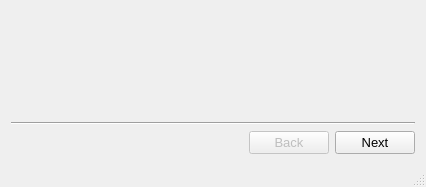
<?xml version="1.0" encoding="UTF-8"?>
<ui version="4.0">
 <class>MainWindow</class>
 <widget class="QMainWindow" name="MainWindow">
  <property name="geometry">
   <rect>
    <x>0</x>
    <y>0</y>
    <width>426</width>
    <height>187</height>
   </rect>
  </property>
  <property name="sizePolicy">
   <sizepolicy hsizetype="Fixed" vsizetype="Fixed">
    <horstretch>0</horstretch>
    <verstretch>0</verstretch>
   </sizepolicy>
  </property>
  <property name="windowTitle">
   <string>NTScout</string>
  </property>
  <widget class="QWidget" name="centralWidget">
   <layout class="QVBoxLayout" name="verticalLayout">
    <item>
     <widget class="QStackedWidget" name="stackedWidget"/>
    </item>
    <item>
     <widget class="Line" name="line">
      <property name="orientation">
       <enum>Qt::Horizontal</enum>
      </property>
     </widget>
    </item>
    <item>
     <layout class="QHBoxLayout" name="buttonLayout">
      <item>
       <spacer name="horizontalSpacer">
        <property name="orientation">
         <enum>Qt::Horizontal</enum>
        </property>
        <property name="sizeHint" stdset="0">
         <size>
          <width>40</width>
          <height>20</height>
         </size>
        </property>
       </spacer>
      </item>
      <item>
       <widget class="QPushButton" name="backButton">
        <property name="enabled">
         <bool>false</bool>
        </property>
        <property name="font">
         <font>
          <pointsize>10</pointsize>
         </font>
        </property>
        <property name="text">
         <string>Back</string>
        </property>
       </widget>
      </item>
      <item>
       <widget class="QPushButton" name="forwardButton">
        <property name="enabled">
         <bool>true</bool>
        </property>
        <property name="font">
         <font>
          <pointsize>10</pointsize>
         </font>
        </property>
        <property name="text">
         <string>Next</string>
        </property>
       </widget>
      </item>
     </layout>
    </item>
   </layout>
  </widget>
  <widget class="QMenuBar" name="menuBar">
   <property name="geometry">
    <rect>
     <x>0</x>
     <y>0</y>
     <width>426</width>
     <height>20</height>
    </rect>
   </property>
  </widget>
  <widget class="QStatusBar" name="statusBar"/>
 </widget>
 <layoutdefault spacing="6" margin="11"/>
 <resources/>
 <connections>
  <connection>
   <sender>forwardButton</sender>
   <signal>clicked()</signal>
   <receiver>MainWindow</receiver>
   <slot>nextClicked()</slot>
   <hints>
    <hint type="sourcelabel">
     <x>381</x>
     <y>141</y>
    </hint>
    <hint type="destinationlabel">
     <x>413</x>
     <y>159</y>
    </hint>
   </hints>
  </connection>
 </connections>
 <slots>
  <slot>nextClicked()</slot>
 </slots>
</ui>
